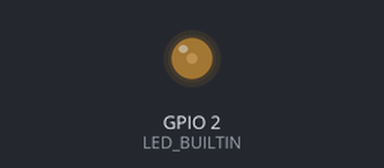
Recording of a sketch running on a simulated ESP8266 (NodeMCU). On the bench: output pins drawn as LEDs (lit = HIGH, except the on-board LED, lit = LOW). WiFi joins after 1.5 s; servers stay silent unless stated.

Above: at 1.55 s.
At 3.65 s:
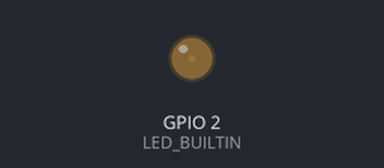
Timing chart, 0 to 10.7 s (numbered marks = the images above):
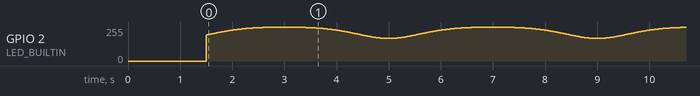

The sketch:

breather.ino
```cpp
#include <ESP8266WiFi.h>
#include <ArduinoOTA.h>
#include <WiFiManager.h>          //https://github.com/tzapu/WiFiManager WiFi Configuration Magic

const char* password = "nope";

void setup() {
  WiFiManager wifiManager;
  wifiManager.autoConnect();
  ArduinoOTA.setHostname("espD1.2");
  ArduinoOTA.setPassword((const char *)password);
  ArduinoOTA.begin();
}


void loop() {
  ArduinoOTA.handle();
  analogWrite(LED_BUILTIN, 1023-(exp(sin(millis()/2000.0*PI)) - 0.36787944)*435.0/3);
}
```
